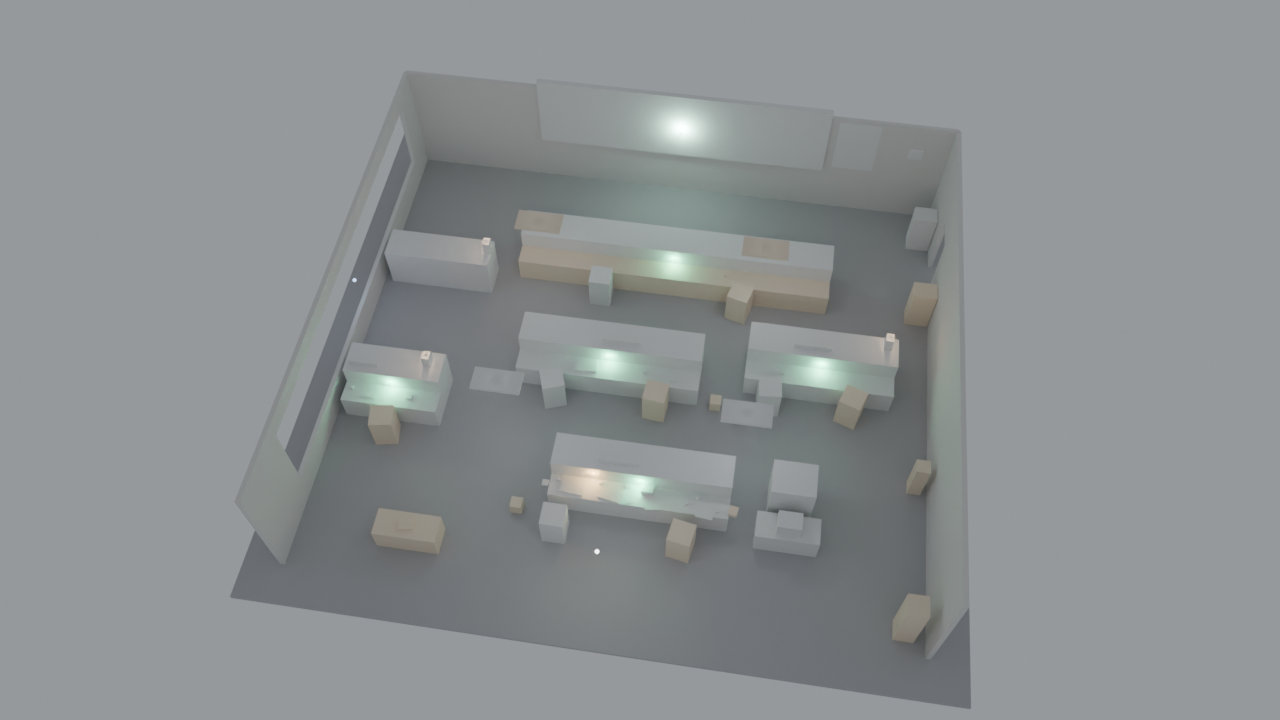
#> input picture web/fixtures/blockout_overview.png, 1280 x 720 px, given in place of blockout_reference.png_graded.png, which was not available
$ python side_by_side.py ../web/fixtures ../web/fixtures/blockout_reference.png ../web/fixtures/blockout_reference.png ../web/fixtures/blockout_reference.png
#> lines starting #> are read from the running program, lines starting #| are printed output that depends on the picture
"""Cycles-vs-Unreal comparison sheets: Cycles graded on the left, Unreal on the right, labelled, same height.
    uv run --no-project --with pillow python -I side_by_side.py <cycles_dir> <ue_dir> <out_dir> [street,table,wok]
Reads <cycles_dir>/<cam>_graded.png and <ue_dir>/cam_<cam>.png; writes <out_dir>/<cam>.png and <out_dir>/all.png.
File names are patterns: SBS_CYC="{cam}_graded.png", SBS_UE="cam_{cam}.png" (e.g. SBS_UE="SEQ_{cam}.0000.png" for MRQ; {c} = {cam}).
SBS_CYC_LABEL sets the left label (default "Cycles graded").
"""
import os
import sys

from PIL import Image, ImageDraw, ImageFont

cyc, ue, out = sys.argv[1:4]
cams = (sys.argv[4] if len(sys.argv) > 4 else "street,table,wok").split(",")
os.makedirs(out, exist_ok=True)
H = 804
LABEL = os.environ.get("SBS_LABEL", "Unreal 5.8 (Lumen)")
CYC_LABEL = os.environ.get("SBS_CYC_LABEL", "Cycles graded")
CYC_FMT = os.environ.get("SBS_CYC", "{cam}_graded.png")
UE_FMT = os.environ.get("SBS_UE", "cam_{cam}.png")
try:
    font = ImageFont.truetype("arial.ttf", 28)
except OSError:
    font = ImageFont.load_default()


def fit(p):
    im = Image.open(p).convert("RGB")
    return im.resize((round(im.width * H / im.height), H), Image.LANCZOS)


rows = []
for c in cams:
    a = fit(os.path.join(cyc, CYC_FMT.format(cam=c, c=c)))
    up = os.path.join(ue, UE_FMT.format(cam=c, c=c))
    b = fit(up) if os.path.exists(up) else Image.new("RGB", a.size, (60, 0, 0))
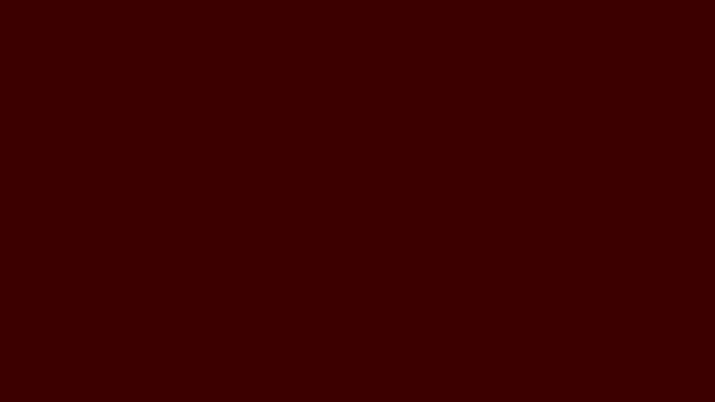
#> b: PIL image 1429x804 RGB (shown at 1/2 size); mean R, G, B 60, 0, 0
    sheet = Image.new("RGB", (a.width + b.width + 8, H), (255, 255, 255))
#> sheet: PIL image 2866x804 RGB; every value is 255
    sheet.paste(a, (0, 0))
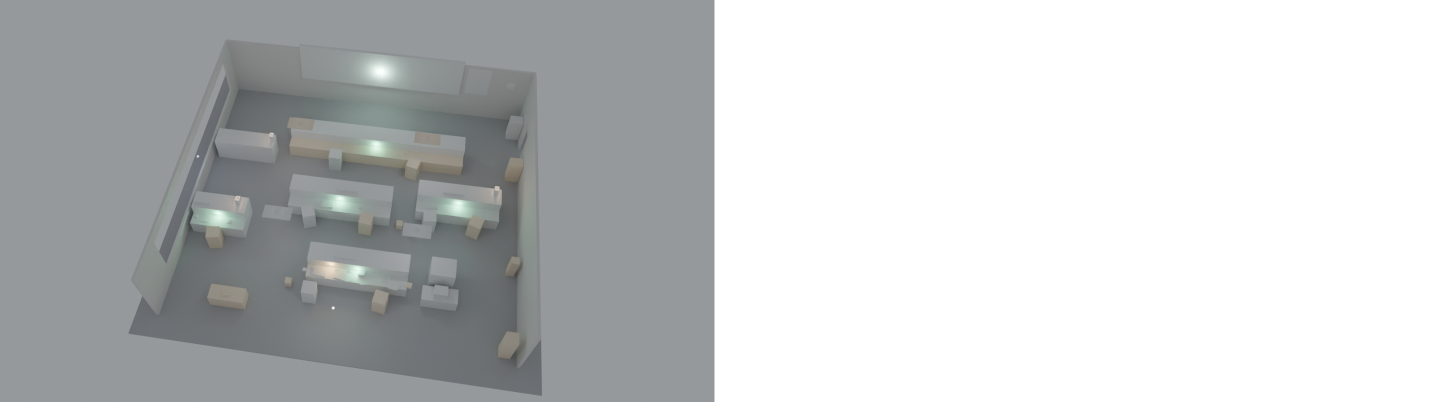
#> sheet: PIL image 2866x804 RGB (shown at 1/2 size); mean R, G, B 197.6, 199.4, 200.2
    sheet.paste(b, (a.width + 8, 0))
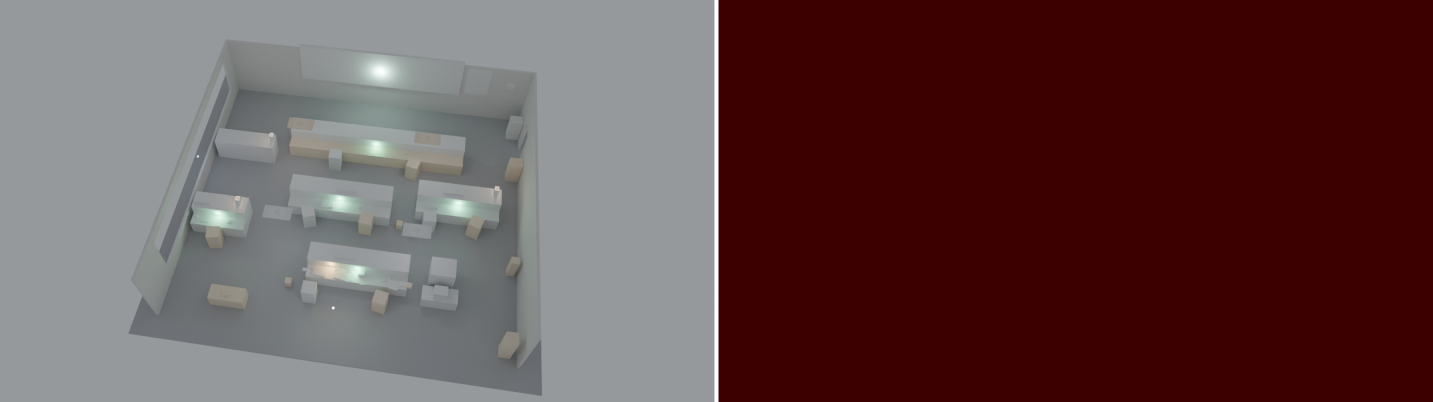
#> sheet: PIL image 2866x804 RGB (shown at 1/2 size); mean R, G, B 100.4, 72.3, 73.1
    d = ImageDraw.Draw(sheet)
    for x, t in ((12, f"{CYC_LABEL}  {c}"), (a.width + 20, f"{LABEL}  {c}")):
        d.rectangle([x - 6, 8, x + 12 + int(d.textlength(t, font=font)), 46], fill=(0, 0, 0))
        d.text((x, 12), t, fill=(255, 255, 255), font=font)
    sheet.save(os.path.join(out, f"{c}.png"))
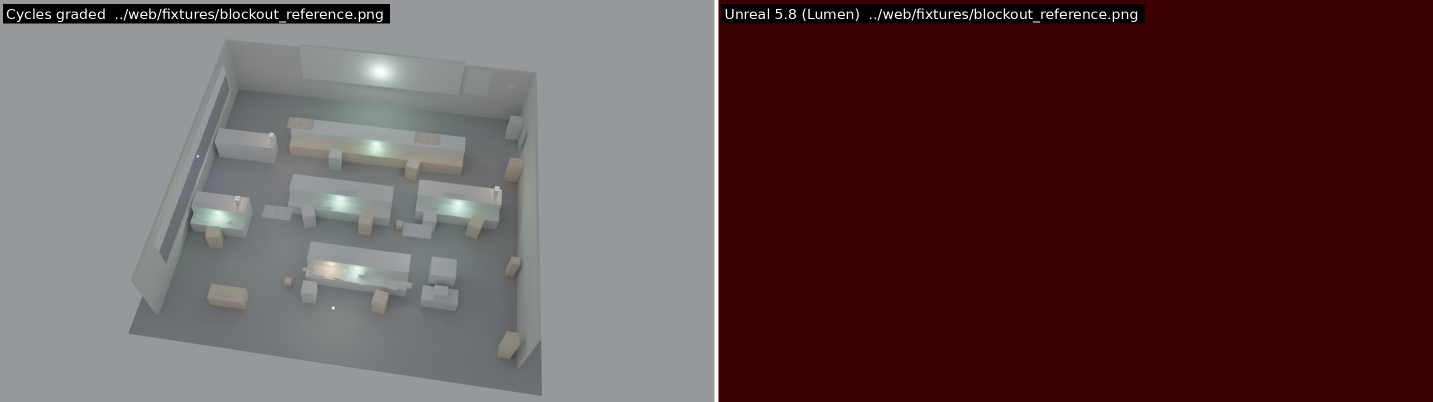
#> saved as blockout_reference.png.png: PIL image 2866x804 RGB (shown at 1/2 size); mean R, G, B 98.5, 71.2, 71.9
    rows.append(sheet)
    print("wrote", os.path.join(out, f"{c}.png"))
w = max(r.width for r in rows)
#> w = 2866
allim = Image.new("RGB", (w, sum(r.height for r in rows) + 8 * (len(rows) - 1)), (255, 255, 255))
y = 0
for r in rows:
    allim.paste(r, (0, y))
    y += r.height + 8
#> this loop made 1 pass
#> y on pass 1: 812
#> after the loop, y = 812
allim.resize((allim.width // 2, allim.height // 2), Image.LANCZOS).save(os.path.join(out, "all.png"))
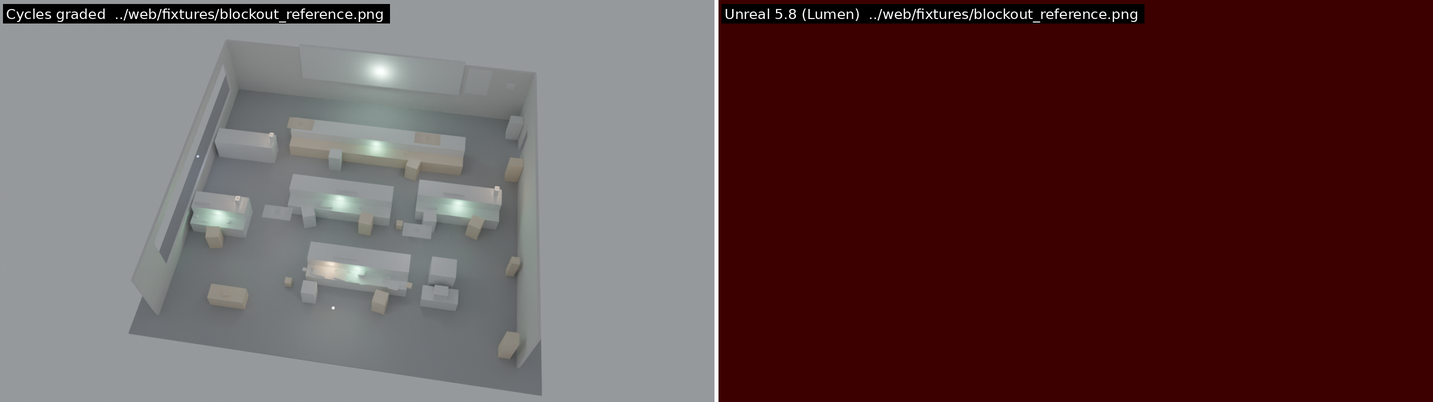
#> saved as all.png: PIL image 1433x402 RGB; mean R, G, B 98.6, 71.2, 72

$ run again, on web/fixtures/panorama_mid.png
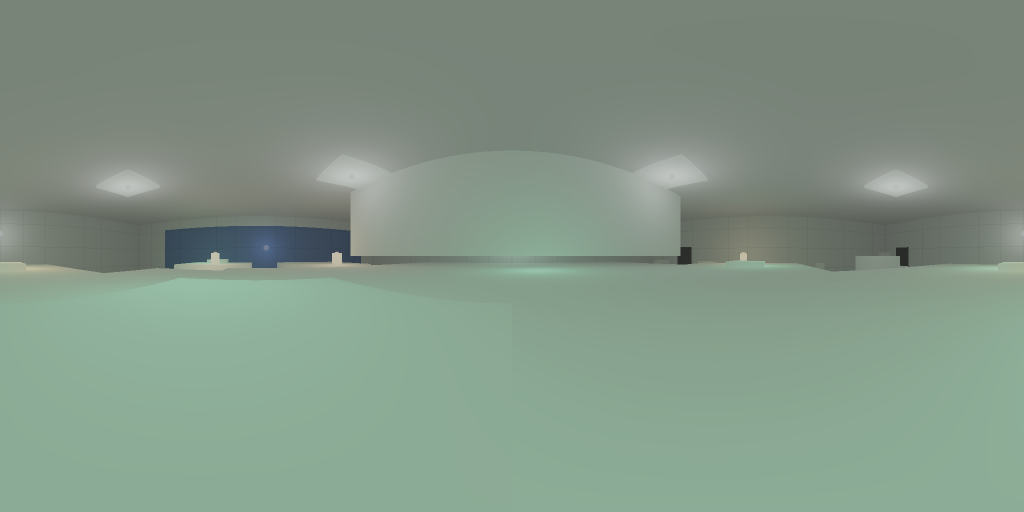
#> input picture web/fixtures/panorama_mid.png, 2048 x 1024 px, given in place of panorama_mid.png_graded.png, which was not available (shown at 1/2 size)
#> in fit, im is the input picture: PIL image 2048x1024 RGB; mean R, G, B 131.1, 150.6, 135.4
#> `sheet.paste(a, (0, 0))`:
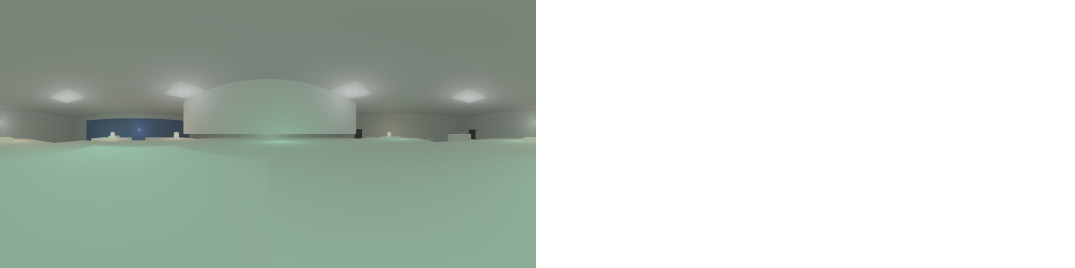
#> sheet: PIL image 3224x804 RGB (shown at 1/3 size); mean R, G, B 193.2, 202.9, 195.3
#> w = 3224
#> the loop `for r in rows:` made 1 pass
#> y on pass 1: 812
#> after the loop `for r in rows:`: y = 812
#> `allim.resize((allim.width // 2, allim.height // 2), Image.LANCZOS).sav..`:
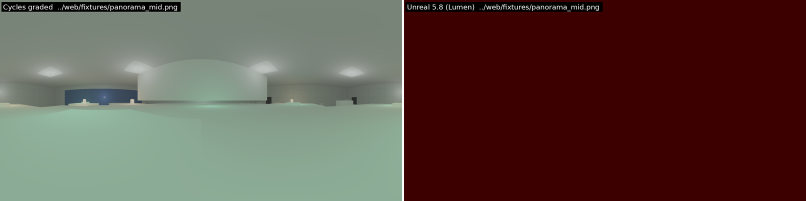
#> saved as all.png: PIL image 1612x402 RGB (shown at 1/2 size); mean R, G, B 94.7, 75.1, 67.7
